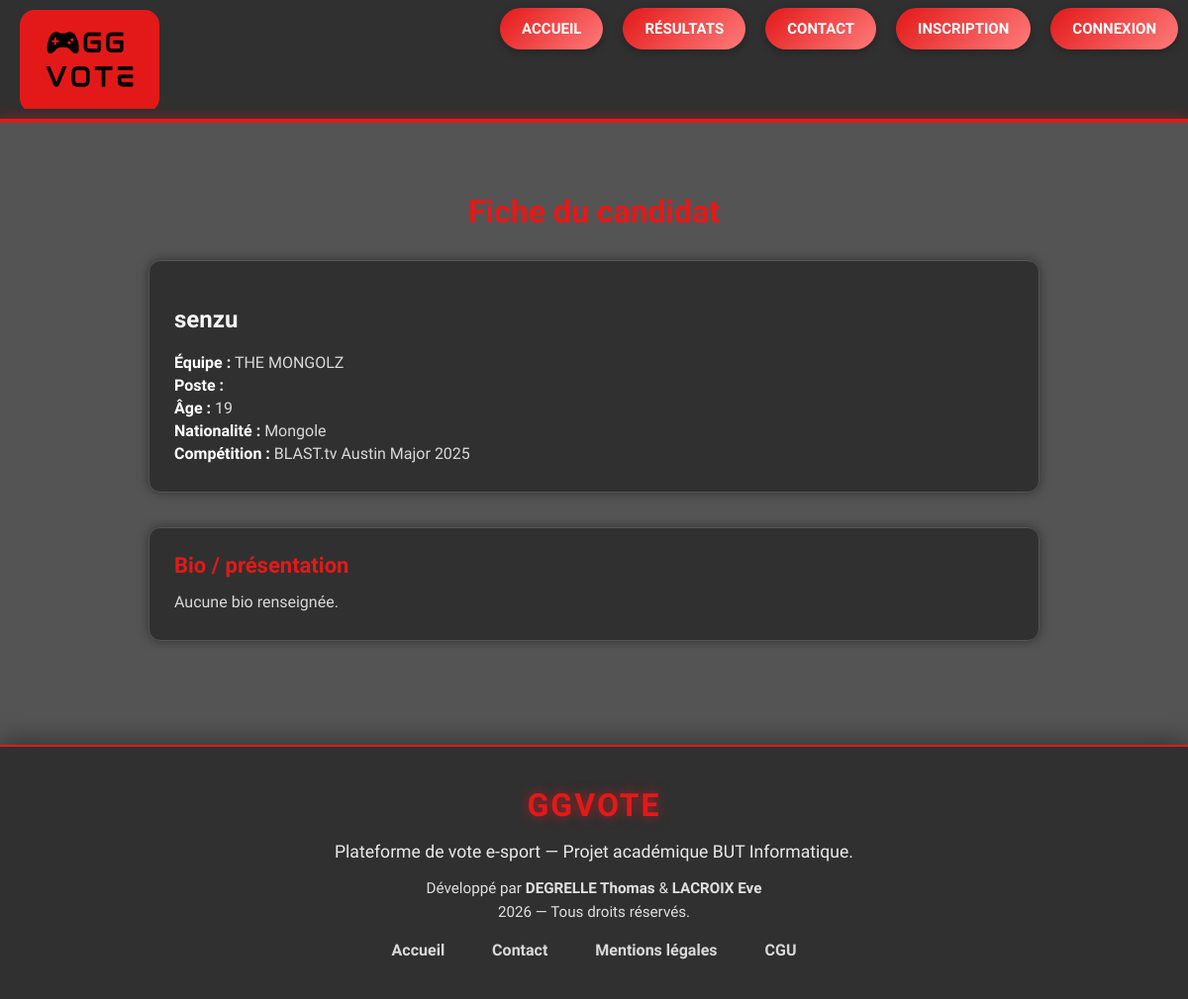
/candidat_fiche.php?id=109, run on an earlier commit of the app's database.
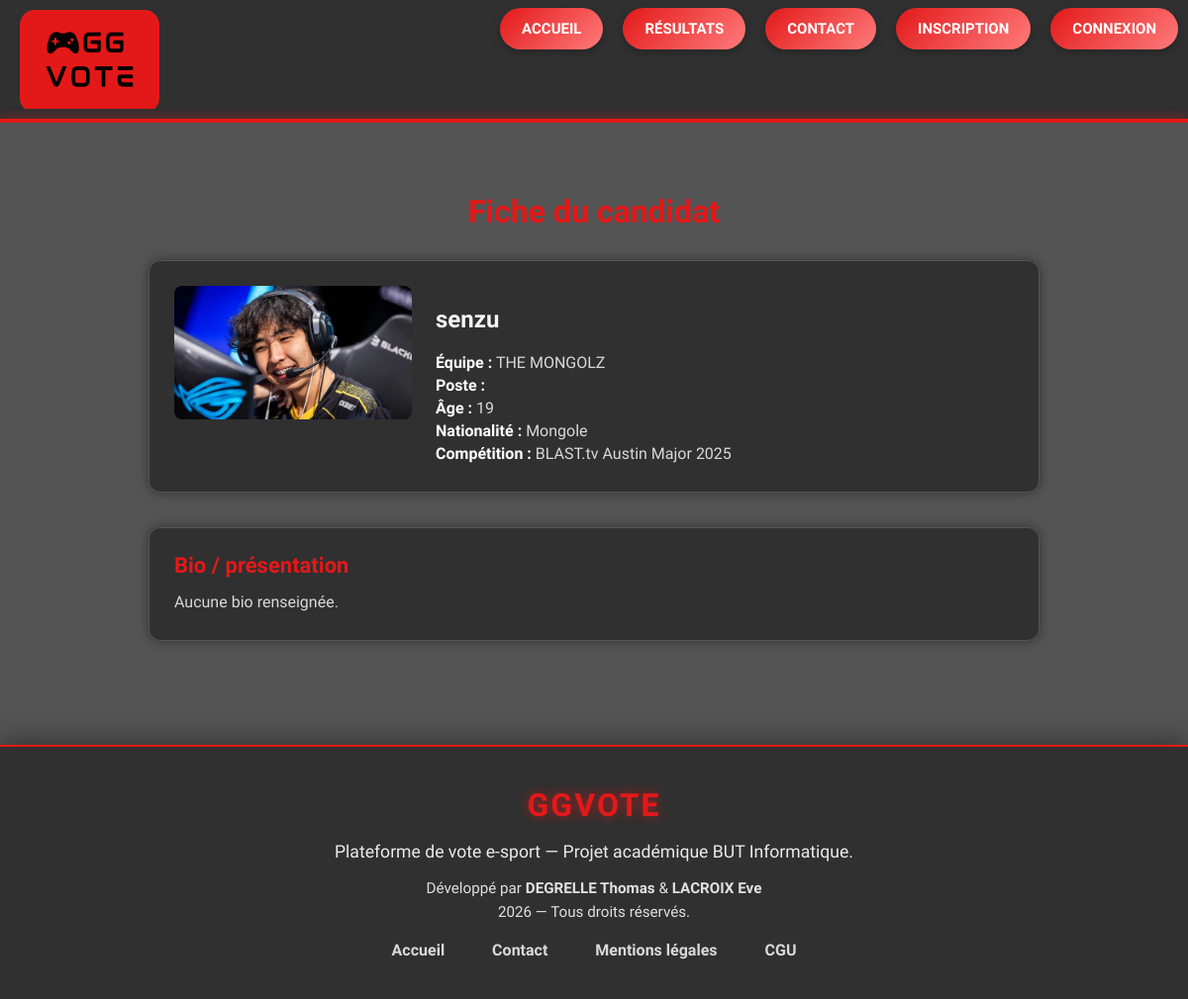
And on a later commit of the database.
### tables this page shows
CREATE TABLE IF NOT EXISTS `joueur` (
  `idjoueur` int NOT NULL AUTO_INCREMENT,
  `pseudo` varchar(45) NOT NULL,
  `equipe` varchar(70) DEFAULT NULL,
  `age` int DEFAULT NULL,
  `nationalite` varchar(45) DEFAULT NULL,
  `poste` varchar(45) DEFAULT NULL,
  `idadmin` int NOT NULL,
  `idcompetition` int NOT NULL,
  `photo` varchar(255) DEFAULT NULL,
  `email_candidat` varchar(255) DEFAULT NULL,
  `mdp_candidat` varchar(255) DEFAULT NULL,
  `bio_candidat` text,
  `lien_media` varchar(255) DEFAULT NULL,
  `candidature_complete` tinyint(1) NOT NULL DEFAULT '1',
  `candidature_validee` tinyint(1) NOT NULL DEFAULT '1',
  PRIMARY KEY (`idjoueur`),
  KEY `fk_joueur_admin` (`idadmin`),
  KEY `fk_joueur_compet` (`idcompetition`)
);

CREATE TABLE IF NOT EXISTS `competition` (
  `idcompetition` int NOT NULL AUTO_INCREMENT,
  `nom_compet` varchar(255) NOT NULL,
  `date_debut` date NOT NULL,
  `date_fin` date NOT NULL,
  `statut` varchar(45) NOT NULL,
  `idadmin` int NOT NULL,
  `idjeu` int NOT NULL,
  PRIMARY KEY (`idcompetition`),
  KEY `fk_compet_admin` (`idadmin`),
  KEY `fk_compet_jeu` (`idjeu`)
);

### candidat_fiche.php (the view, shortened to what this page needs)
<?php
require 'header.php';
$connexion = dbconnect();
$idjoueur = isset($_GET['id']) ? (int)$_GET['id'] : 0;
$sql = "SELECT j.*, c.nom_compet
        FROM joueur j
        LEFT JOIN competition c ON c.idcompetition = j.idcompetition
        WHERE j.idjoueur = :id
          AND j.candidature_validee = 1";
$stmt = $connexion->prepare($sql);
$stmt->execute([':id' => $idjoueur]);
$cand = $stmt->fetch(PDO::FETCH_ASSOC);
?>
<div class="profil-container">
    <h1 class="profil-title">Fiche du candidat</h1>
    <section class="profil-card">
        <div style="display:flex; gap:24px; align-items:flex-start; flex-wrap:wrap;">
            <?php if (!empty($cand['photo'])): ?>
                <div>
                    <img src="images/<?= htmlspecialchars($cand['photo']) ?>"
                         alt="<?= htmlspecialchars($cand['pseudo']) ?>"
                         style="max-width:240px;border-radius:8px;">
                </div>
            <?php endif; ?>
            <div>
                <h2><?= htmlspecialchars($cand['pseudo']) ?></h2>
                <p><strong>Équipe :</strong> <?= htmlspecialchars($cand['equipe'] ?? '—') ?></p>
                <p><strong>Poste :</strong> <?= htmlspecialchars($cand['poste'] ?? '—') ?></p>
                <p><strong>Âge :</strong> <?= $cand['age'] ? (int)$cand['age'] : '—' ?></p>
                <p><strong>Nationalité :</strong> <?= htmlspecialchars($cand['nationalite'] ?? '—') ?></p>
                <p><strong>Compétition :</strong> <?= htmlspecialchars($cand['nom_compet'] ?? '—') ?></p>
            </div>
        </div>
    </section>
    <section class="profil-card">
        <h2 class="profil-card-title">Bio / présentation</h2>
        <p><?= nl2br(htmlspecialchars($cand['bio_candidat'] ?? 'Aucune bio renseignée.')) ?></p>
    </section>
</div>
<?php require 'footer.php'; ?>

### header.php (shortened to what this page needs)
<?php
$admin    = isset($_SESSION["login"]);
$electeur = isset($_SESSION["electeur_email"]);
$candidat = isset($_SESSION["idjoueur_candidat"]);
?>
<html>
<head>
    <link rel="stylesheet" href="ggvote.css">
</head>
<body>
    <div class="navbar">
        <ul>
            <li class="logoGG"><img src="images/ggvoteSansFond.png" alt="Logo GGVOTE" height="100px"></li>
            <?php
            if ($admin || $electeur || $candidat){
                ?>
                <li style="float:right"><a href="#" onclick="disconnect()">DECONNEXION</a></li>
                <?php
            }
            else{
                ?>
                <li style="float:right"><a href="#" onclick="authenticate()">CONNEXION</a></li>
                <?php
            }
            ?>
            <?php
            if (!$admin && !$electeur && !$candidat){
                ?>
                <li style="float:right"><a href="#" onclick="openInscription()">INSCRIPTION</a></li>
                <?php
            }
            ?>
            <li style ="float:right"><a href="contact.php">CONTACT</a></li>
            <li style="float:right"><a href="resultat.php">RÉSULTATS</a></li>
            <li style="float:right"><a href="index.php">ACCUEIL</a></li>
        </ul>
    </div>

### footer.php (shortened to what this page needs)
    <footer class="gg-footer">
    <div class="footer-content">
        <h2 class="footer-title">GGVote</h2>
        <p class="footer-desc">
            Plateforme de vote e-sport — Projet académique BUT Informatique.
        </p>
        <div class="footer-authors">
            <p>Développé par <strong>DEGRELLE Thomas</strong> & <strong>LACROIX Eve</strong></p>
            <p>2026 — Tous droits réservés.</p>
        </div>
        <div class="footer-links">
            <a href="index.php">Accueil</a>
            <a href="contact.php">Contact</a>
            <a href="mentions-legales.php">Mentions légales</a>
            <a href="cgu.php">CGU</a>
        </div>
    </div>
</footer>
</body>

### ggvote.css (style rules this page uses)
html, body { margin: 0; padding: 0; }
.navbar { overflow: hidden; background-color: #303030; background-size: cover; top: 0; left:0; right: 0; width: 100%; z-index: 100; padding: 0px; align-items: center; position: relative; }
.navbar ul { list-style-type: none; margin: 0; padding: 0; overflow: hidden; }
.navbar li { float: left; }
.navbar a { display: block; padding: 12px 22px; text-decoration: none; font-family: 'Exo 2', sans-serif; font-size: 15px; font-weight: 600; color: #ffffff; background: linear-gradient(135deg, #e31919, #ff7b7b); border-radius: 999px; margin: 8px 10px; transition: transform 0.2s ease, box-shadow 0.2s ease, background 0.2s ease; box-shadow: 0 3px 8px rgba(0,0,0,0.25); }
.navbar::after { content: ""; position: absolute; bottom: 0; left: 0; width: 100%; height: 4px; background: #e31919; box-shadow: 0 0 12px rgba(227, 25, 25, 0.8); }
.logoGG { border-radius: 15px; overflow: hidden; margin-top: 10px; margin-left:20px; margin-bottom: 10px; }
body { background-color: #545454; }
.gg-footer { background: #303030; padding: 40px 25px; color: #D9D9D9; font-family: 'Exo 2', sans-serif; margin-top: 60px; box-shadow: 0 -4px 25px rgba(0,0,0,0.4); border-top: 2px solid #e31919; }
.footer-content { max-width: 900px; margin: auto; text-align: center; }
.footer-title { font-size: 2rem; margin: 0 0 12px; color: #e31919; text-transform: uppercase; letter-spacing: 2px; font-weight: 900; text-shadow: 0 0 12px rgba(227,25,25,0.7); }
.footer-desc { font-size: 1.1rem; margin-bottom: 18px; opacity: 0.9; }
.footer-authors p { margin: 6px 0; font-size: 0.95rem; opacity: 0.85; }
.footer-links { margin-top: 20px; }
.footer-links a { color: #D9D9D9; text-decoration: none; margin: 0 12px; font-weight: 600; transition: 0.2s; padding: 6px 10px; border-radius: 5px; }
h1 { color: white; font-family: 'Exo 2', sans-serif; }
p { color: white; font-family: 'Exo 2', sans-serif; font-size: 16px; }
.profil-container { max-width: 1000px; margin: 40px auto 60px; padding: 0 16px; font-family: 'Exo 2', sans-serif; }
.profil-title { font-size: 36px; font-weight: 700; color: #D9D9D9; margin-bottom: 24px; }
.profil-card { background-color: #303030; border-radius: 18px; padding: 24px 28px; margin-bottom: 24px; box-shadow: 0 12px 30px rgba(0, 0, 0, 0.5); border-top: 3px solid #e31919; }
.profil-card-title { font-size: 26px; font-weight: 700; color: #D9D9D9; margin-bottom: 12px; }
.profil-card p { color: #D9D9D9; margin: 4px 0; }
.profil-card strong { color: #ffffff; }
.profil-container { max-width: 900px; margin: 40px auto; padding: 10px; font-family: 'Exo 2', sans-serif; color: #f5f5f5; }
.profil-title { text-align: center; font-size: 32px; margin-bottom: 30px; color: #e31919; }
.profil-card { background-color: #303030; padding: 25px; border-radius: 12px; margin-bottom: 35px; box-shadow: 0 0 12px rgba(0,0,0,0.4); border: 1px solid #545454; }
.profil-card-title { margin-top: 0; margin-bottom: 15px; font-size: 22px; color: #e31919; }

What changed in the data, as far as the page shows it:
changed joueur "senzu": photo empty → "senzu.avif" (drawn); photo+pseudo: picture added
